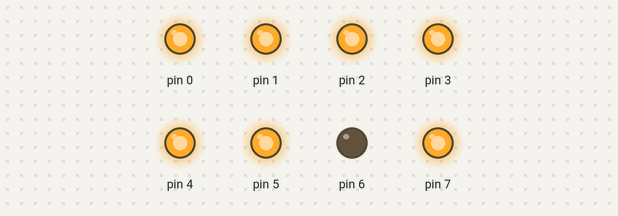
The sketch below on a simulated Arduino Uno, built with avr-gcc and run on an emulated ATmega328P. Shown: output pins drawn as LEDs (lit = HIGH).

Above: at 0.5 s.
At 2.5 s:
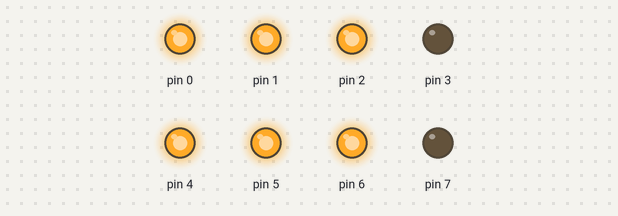
At 4.5 s:
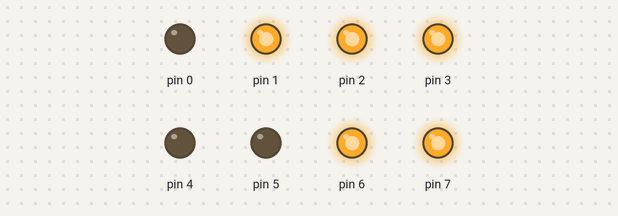
At 9.5 s:
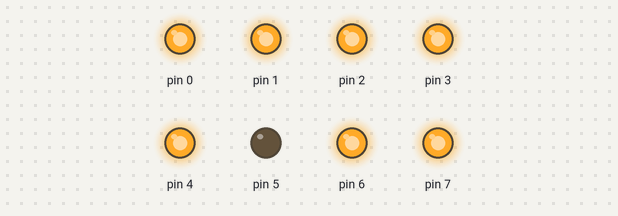
At 13.5 s:
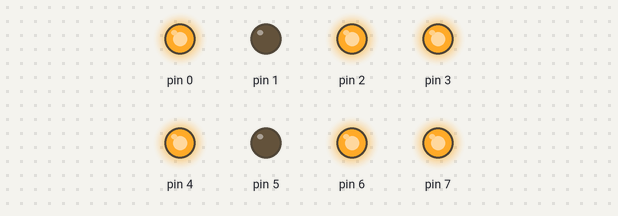
At 19.5 s:
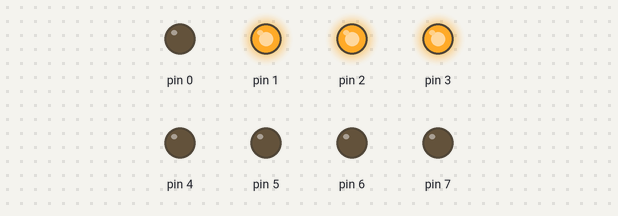
Timing chart, 0 to 20.7 s (numbered marks = the images above):
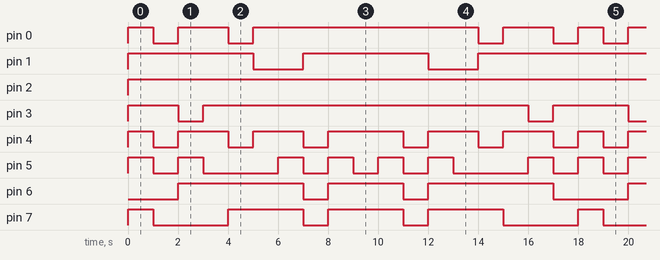

Measured:
- by itself, pin 0: repeats every 18.0 s: LOW 1.0 s, HIGH 2.0 s, LOW 1.0 s, HIGH 9.0 s, LOW 1.0 s, HIGH 2.0 s, LOW 1.0 s, HIGH 1.0 s
- by itself, pin 1: LOW → HIGH at 0.00 s, → LOW 5.0 s later, → HIGH 2.0 s later, → LOW 5.0 s later, … (9 changes in this stretch)
- by itself, pin 2: LOW → HIGH at 0.00 s
- by itself, pin 3: repeats every 18.0 s: LOW 1.0 s, HIGH 13.0 s, LOW 1.0 s, HIGH 3.0 s
- by itself, pin 4: repeats every 18.0 s: 2 × (LOW 1.0 s, HIGH 2.0 s), LOW 1.0 s, HIGH 3.0 s, 2 × (LOW 1.0 s, HIGH 2.0 s), LOW 1.0 s, HIGH 1.0 s
- by itself, pin 6: LOW → HIGH at 2.0 s, → LOW 5.0 s later, → HIGH 1.0 s later, → LOW 3.0 s later, … (13 changes in this stretch)
- by itself, pin 7: repeats every 18.0 s: LOW 3.0 s, 2 × (HIGH 3.0 s, LOW 1.0 s), HIGH 3.0 s, LOW 3.0 s, HIGH 1.0 s
- by itself, pin 5: repeats every 18.0 s: LOW 1.0 s, HIGH 1.0 s, LOW 3.0 s, 3 × (HIGH 1.0 s, LOW 1.0 s), HIGH 1.0 s, LOW 3.0 s, HIGH 1.0 s, LOW 1.0 s, HIGH 1.0 s

The sketch:

Lab4-2.ino
```cpp
void setup() {
  pinMode(0,OUTPUT);
  pinMode(1,OUTPUT);
  pinMode(2,OUTPUT);
  pinMode(3,OUTPUT);
  pinMode(4,OUTPUT);
  pinMode(5,OUTPUT);
  pinMode(6,OUTPUT);
  pinMode(7,OUTPUT);
}

void loop() {
  PORTD=0b10111111;//0
  delay(1000);
  PORTD=0b00001110;//1
  delay(1000);
  PORTD=0b01110111;//2
  delay(1000);
  PORTD=0b01011111;//3
  delay(1000);
  PORTD=0b11001110;//4
  delay(1000);
  PORTD=0b11011101;//5
  delay(1000);
  PORTD=0b11111101;//6
  delay(1000);
  PORTD=0b00001111;//7
  delay(1000);
  PORTD=0b11111111;//8
  delay(1000);
  PORTD=0b11011111;//9
  delay(1000);
  PORTD=0b11111111;//8
  delay(1000);
  PORTD=0b00001111;//7
  delay(1000);
  PORTD=0b11111101;//6
  delay(1000);
  PORTD=0b11011101;//5
  delay(1000);
  PORTD=0b11001110;//4
  delay(1000);
  PORTD=0b01011111;//3
  delay(1000);
  PORTD=0b01110111;//2
  delay(1000);
  PORTD=0b00001110;//1
  delay(1000);
}
```
